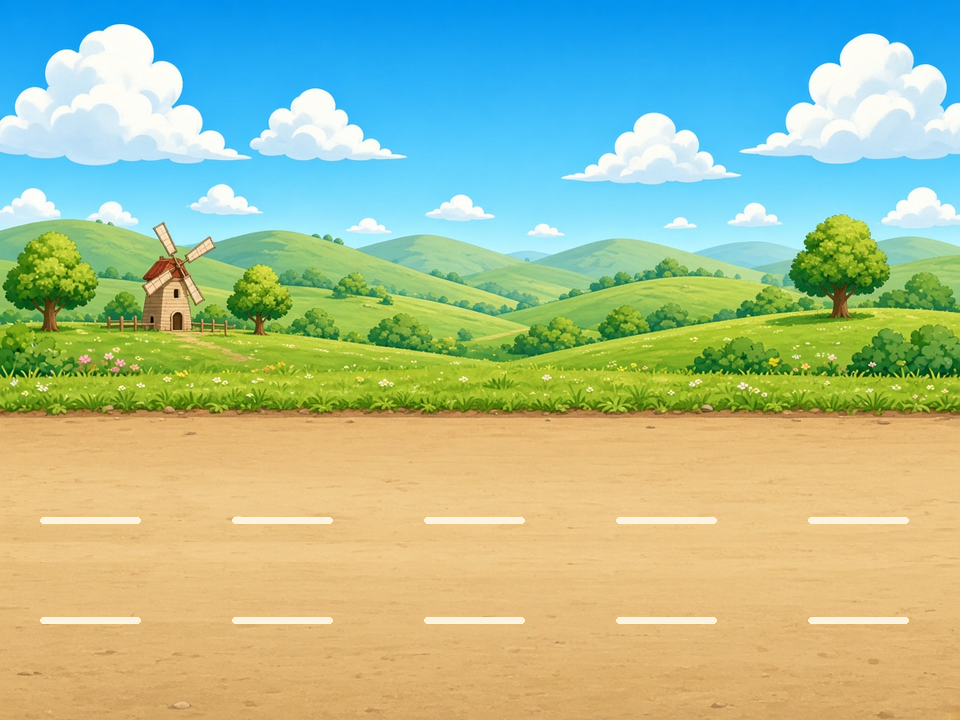
#> input picture project/assets/backdrop.png, 960 x 720 px, found by its file name
$ python maps.py
#> lines starting #> are read from the running program, lines starting #| are printed output that depends on the picture; after the words box and inside, x2 and y2 are one past the last pixel; in counts of white or black regions, pixels touching at a corner belong together
# 新地图：沙漠（草地→沙丘色、天空偏暖）、夜晚（整体压暗偏蓝 + 星星 + 月亮）；路面同样调色
import numpy as np, random
from PIL import Image, ImageDraw, ImageFilter
O='/workspace/art/out/'
def hsv(im):
    a=np.asarray(im.convert('RGBA')).astype(np.float32)/255; rgb=a[...,:3]
    h=np.asarray(im.convert('RGB').convert('HSV')).astype(np.float32)
    return a,h
def desert(src,dst,road=False):
#> called with src = '/workspace/art/out/backdrop.png', dst = 'backdrop_desert.png', road = False
    im=Image.open(src).convert('RGBA'); alpha=im.split()[3]
#> after `alpha = im.split()[3]`: alpha: PIL image 960x720 L; every value is 255
    h=np.asarray(im.convert('RGB').convert('HSV')).astype(np.float32)
    H,Sat,V=h[...,0],h[...,1],h[...,2]
    green=(H>35)&(H<120)&(Sat>50)          # PIL 的 H 是 0-255
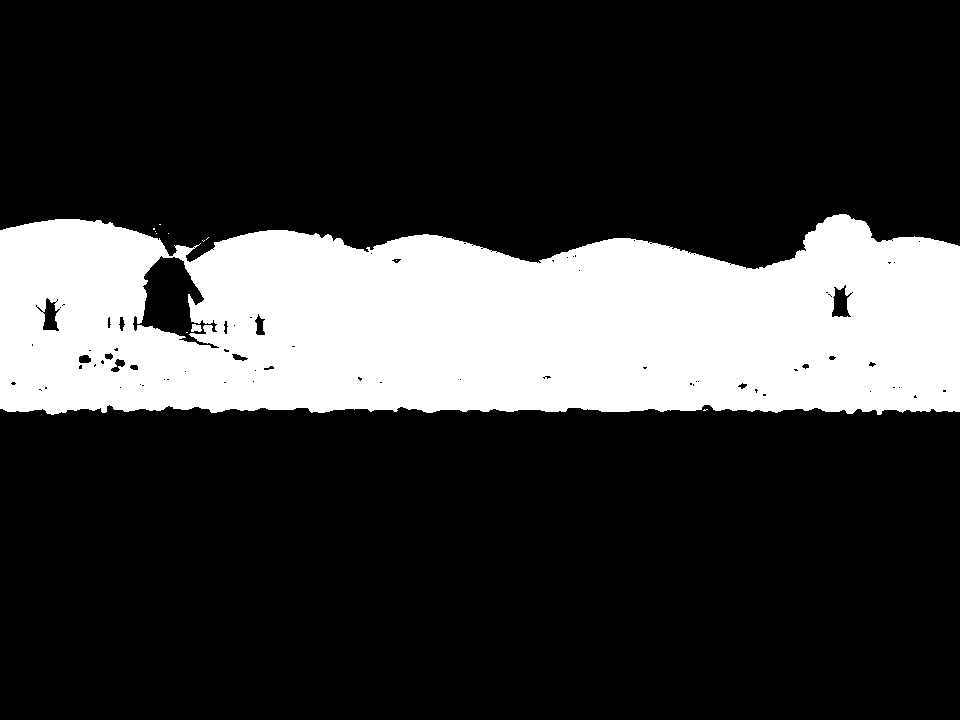
#> green: shape (720, 960) bool; 22.8% white; 12 white regions (10 under 20 px), largest, box (x1, y1, x2, y2) and area: (0, 214, 960, 415) 157779, (191, 324, 202, 332) 68
    H2=np.where(green,24+ (H-35)*0.08,H); S2=np.where(green,Sat*0.75,Sat); V2=np.where(green,np.minimum(255,V*1.08+18),V)
#> after `H2 = np.where(green, 24 + (H - 35) * 0.08, H)`:
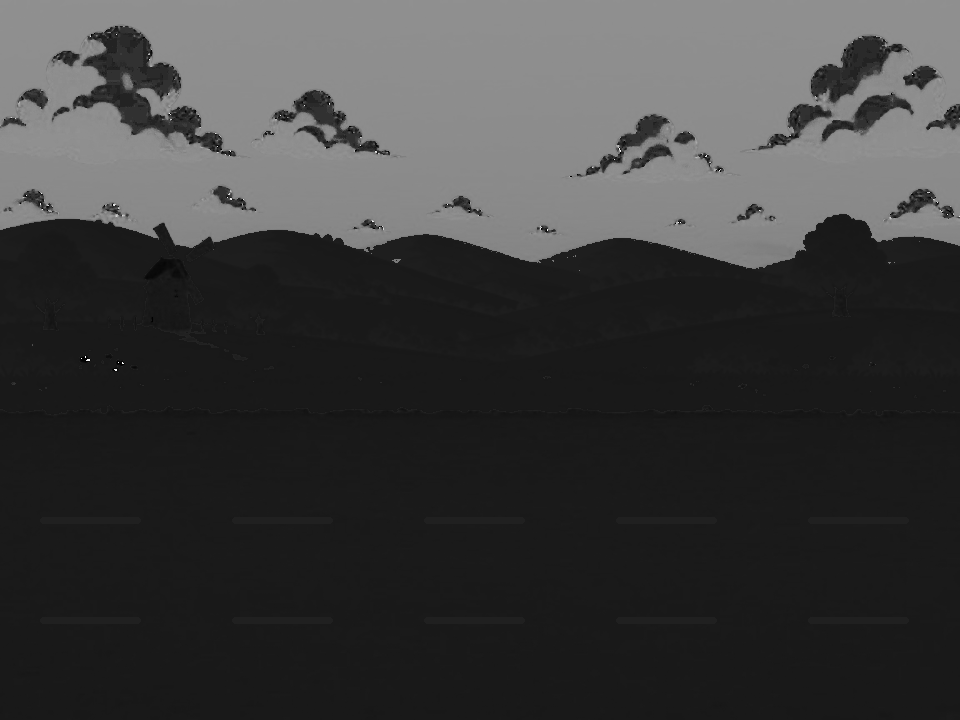
#> H2: shape (720, 960) float32; min 0, max 254, mean 61
#> after `V2 = np.where(green, np.minimum(255, V * 1.08 + 18), V)`:
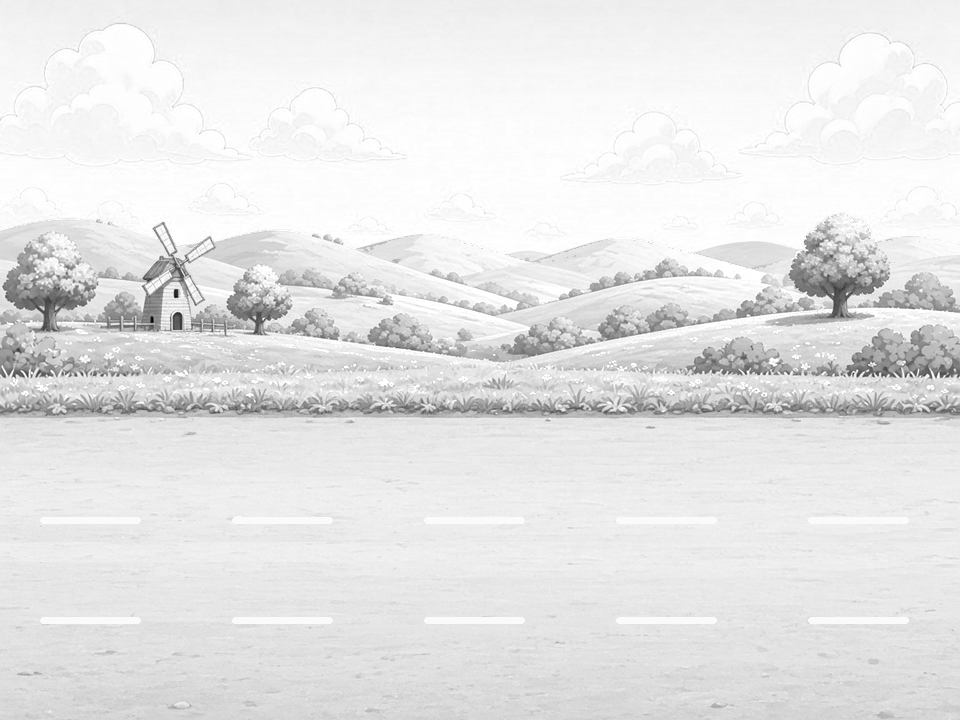
#> V2: shape (720, 960) float32; min 2, max 255, mean 229.6
    if road: H2=np.where(~green,np.clip(H*0.9+2,0,255),H2); S2=np.where(~green,np.minimum(255,Sat*1.15),S2)
    sky=(H>120)&(H<180)
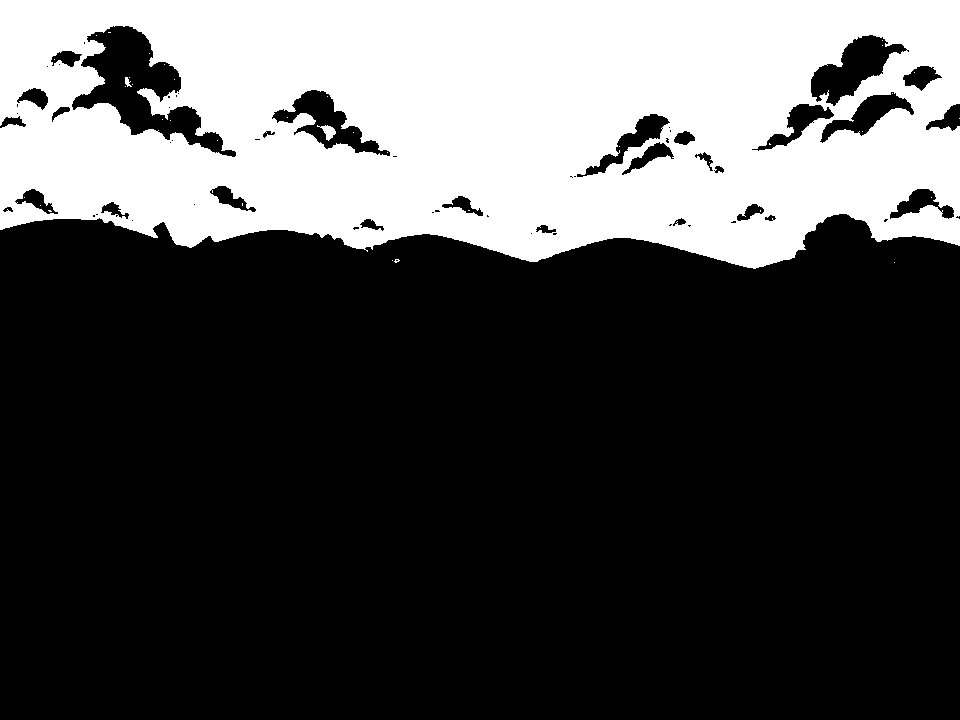
#> sky: shape (720, 960) bool; 30% white; 38 white regions (35 under 20 px), largest, box (x1, y1, x2, y2) and area: (0, 0, 960, 269) 207032, (317, 125, 336, 141) 140, (125, 77, 132, 87) 39
    S2=np.where(sky,Sat*0.55,S2); V2=np.where(sky,np.minimum(255,V*1.05+10),V2)
#> after `S2 = np.where(sky, Sat * 0.55, S2)`:
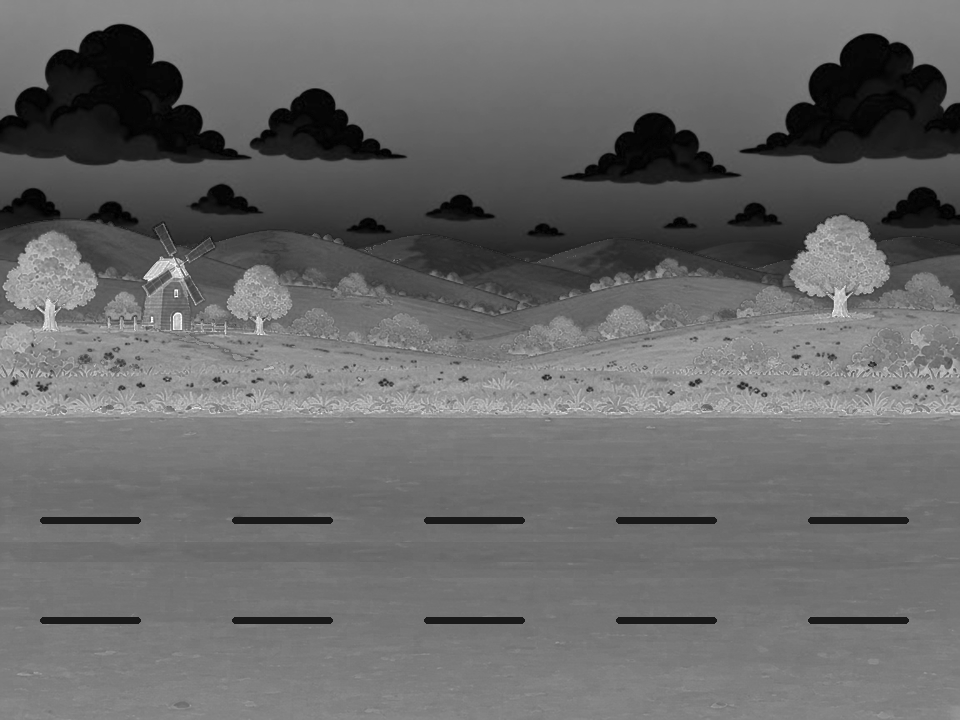
#> S2: shape (720, 960) float32; min 0, max 255, mean 105.5
    out=Image.fromarray(np.stack([H2,S2,V2],-1).astype(np.uint8),'HSV').convert('RGB').convert('RGBA'); out.putalpha(alpha)
#> after `out = Image.fromarray(np.stack([H2, S2, V2], -1).astype(np.uint8), 'HS`:
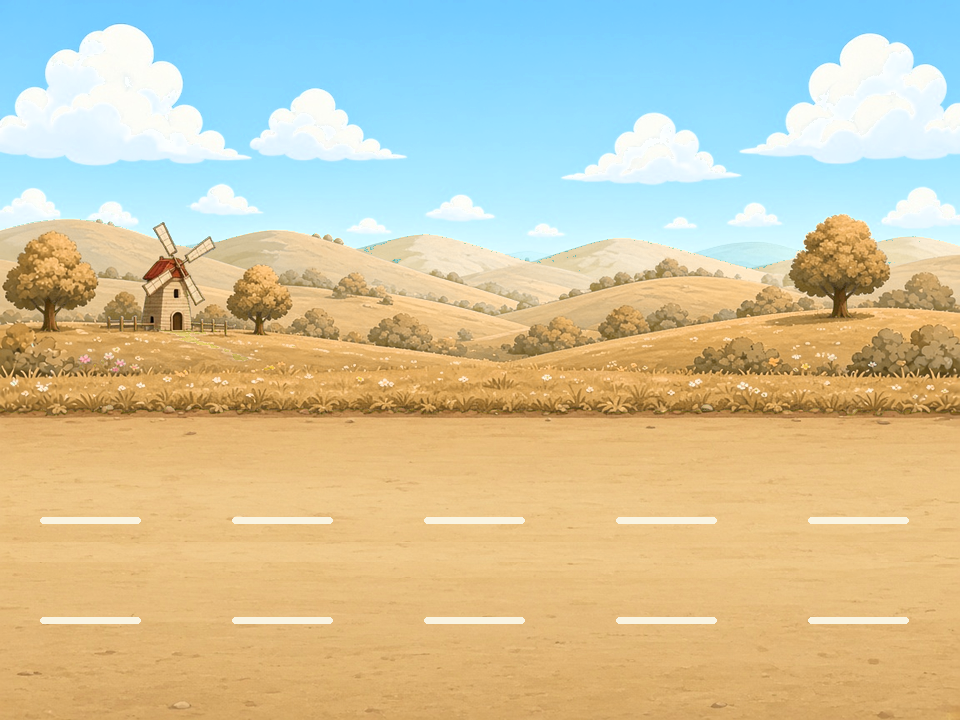
#> out: PIL image 960x720 RGBA; mean R, G, B, A 205.8, 196.5, 164.2, 255
    out.save(O+dst)
def night(src,dst,stars=False):
    im=Image.open(src).convert('RGBA'); a=np.asarray(im).astype(np.float32)
    a[...,0]*=0.38; a[...,1]*=0.45; a[...,2]=a[...,2]*0.62+20
    out=Image.fromarray(np.clip(a,0,255).astype(np.uint8),'RGBA')
    if stars:
        d=ImageDraw.Draw(out); r=random.Random(3); W,H=out.size
        for _ in range(90):
            x,y=r.randint(0,W),r.randint(0,int(H*0.36)); s=r.choice([1,1,2,2,3])
            d.ellipse((x-s,y-s,x+s,y+s),fill=(255,250,220,255))
        glow=Image.new('RGBA',out.size,(0,0,0,0)); g=ImageDraw.Draw(glow); mx,my=int(W*0.82),int(H*0.12)
        g.ellipse((mx-70,my-70,mx+70,my+70),fill=(255,250,200,70)); glow=glow.filter(ImageFilter.GaussianBlur(25)); out.alpha_composite(glow)
        d=ImageDraw.Draw(out); d.ellipse((mx-36,my-36,mx+36,my+36),fill=(255,248,210,255)); d.ellipse((mx-8,my-10,mx+4,my+2),fill=(235,228,190,255)); d.ellipse((mx+10,my+8,mx+20,my+18),fill=(235,228,190,255))
    out.save(O+dst)
desert(O+'backdrop.png','backdrop_desert.png'); desert(O+'road.png','road_desert.png',True)
#> (the run stopped early here; a loop or call above may not have finished)
